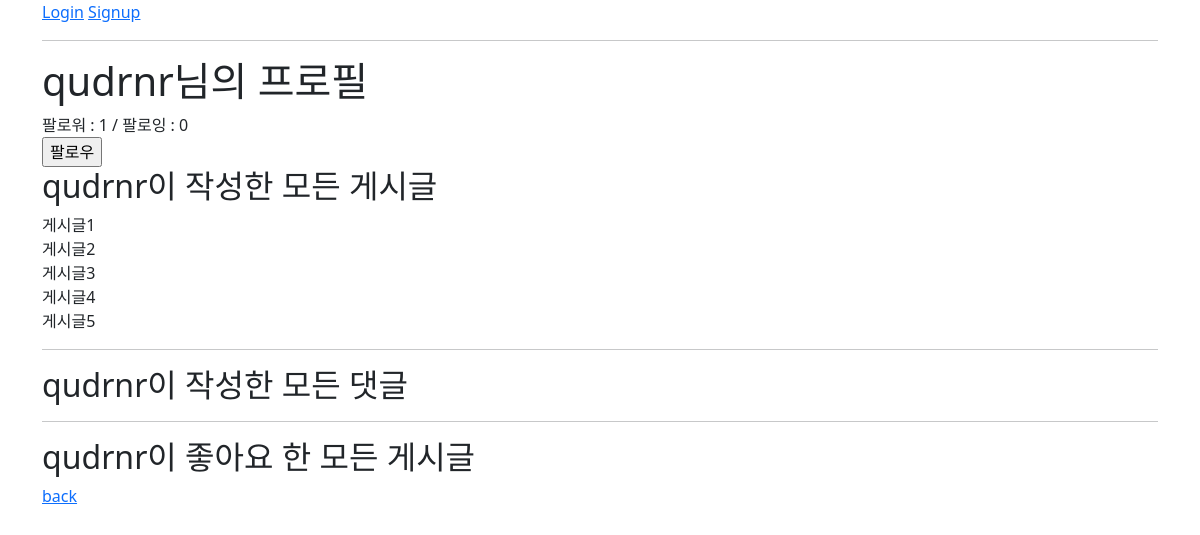
The page /accounts/profile/qudrnr/ on the database its author committed.
### accounts/models.py (models this page shows)
class User(AbstractUser):
    followings = models.ManyToManyField('self', symmetrical=False, related_name='followers')

### articles/models.py (models this page shows)
class Article(models.Model):
    user = models.ForeignKey(settings.AUTH_USER_MODEL, on_delete=models.CASCADE)
    like_users = models.ManyToManyField(settings.AUTH_USER_MODEL, related_name='like_articles')
    title = models.CharField(max_length=10)
    content = models.TextField()
    created_at = models.DateTimeField(auto_now_add=True)
    updated_at = models.DateTimeField(auto_now=True)

### accounts/views.py (the view)
# urls.py: path('profile/<str:username>/', views.profile, name='profile'),
def profile(request, username):
    User = get_user_model()
    person = User.objects.get(username=username)
    context = {
        'person': person,
    }
    return render(request, 'accounts/profile.html', context)

### accounts/templates/accounts/profile.html (shortened to what this page needs)
{% extends 'base.html' %}
{% block content %}
  <h1>{{ person.username }}님의 프로필</h1>
  <div>
    팔로워 : <span id = "followers-count">{{ person.followers.all|length }} </span>/
    팔로잉 : <span id = "followings-count">{{ person.followings.all|length }}</span>
  </div>
  {% if request.user != person %}
  <div>
    <form id="follow-form" data-user-id="{{ person.pk }}">
      {% if request.user in person.followers.all %}
        <input type="submit" value="언팔로우">
      {% else %}
        <input type="submit" value="팔로우">
      {% endif %}
    </form>
  <div>
  {% endif %}
  <h2>{{ person.username }}이 작성한 모든 게시글</h2>
  {% for article in person.article_set.all %}
    <div>{{ article.title }}</div>
  {% endfor %}
  <hr>
  <h2>{{ person.username }}이 작성한 모든 댓글</h2>
  <hr>
  <h2>{{ person.username }}이 좋아요 한 모든 게시글</h2>
  <a href="{% url 'articles:index' %}">back</a>
{% endblock content %}

### rows shown on the page
User: username "qudrnr", followers.all|length "1", followings.all|length "0"
Article: title "게시글1"
Article: title "게시글2"
Article: title "게시글3"
Article: title "게시글4"
Article: title "게시글5"
